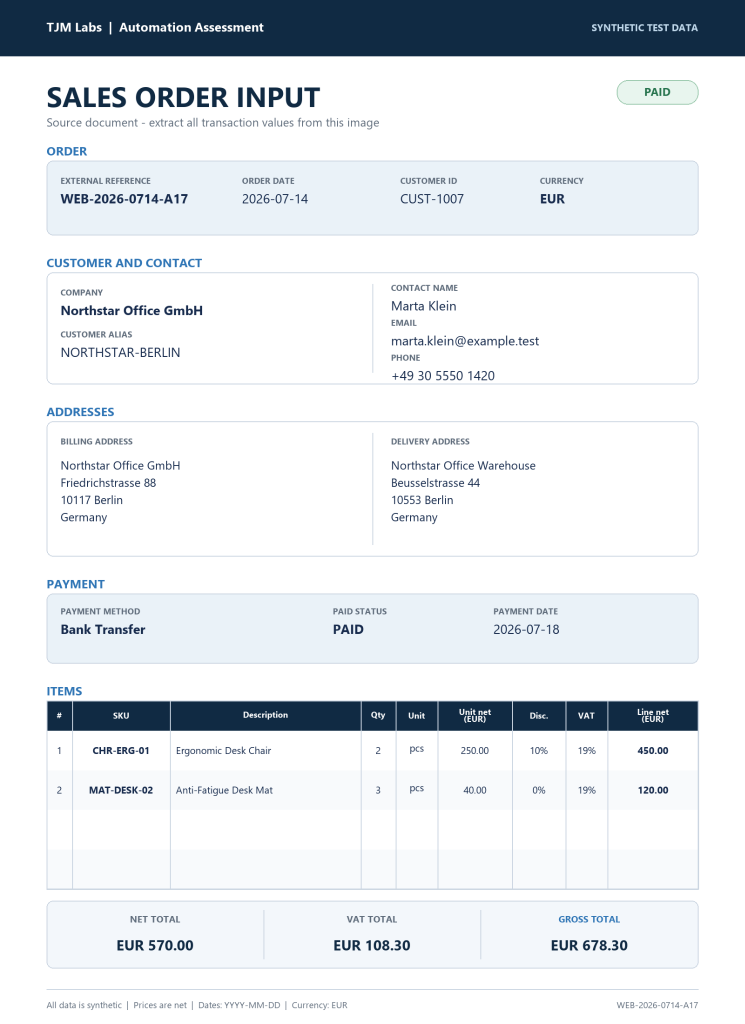
#> input picture samples/order.png, 1489 x 2048 px (shown at 1/2 size)
$ python -i ocr_engine.py   (imports and definitions only)
#> lines starting #> are read from the running program, lines starting #| are printed output that depends on the picture; after the words box and inside, x2 and y2 are one past the last pixel; in counts of white or black regions, pixels touching at a corner belong together
#> in _variants, bgr is the input picture: shape (2048, 1489, 3); mean B, G, R 235.6, 231.8, 227.8
from __future__ import annotations

import os
import shutil
from dataclasses import dataclass
from pathlib import Path

import cv2
import numpy as np
import pytesseract
from PIL import Image, ImageEnhance

from errors import ExtractionError


@dataclass(frozen=True)
class OCRToken:
    text: str
    confidence: float
    left: int
    top: int
    width: int
    height: int
    block: int
    paragraph: int
    line: int

    @property
    def right(self) -> int:
        return self.left + self.width

    @property
    def bottom(self) -> int:
        return self.top + self.height

    @property
    def center_x(self) -> float:
        return self.left + self.width / 2

    @property
    def center_y(self) -> float:
        return self.top + self.height / 2


@dataclass(frozen=True)
class OCRLine:
    tokens: tuple[OCRToken, ...]

    @property
    def text(self) -> str:
        return " ".join(t.text for t in sorted(self.tokens, key=lambda t: t.left))

    @property
    def left(self) -> int:
        return min(t.left for t in self.tokens)

    @property
    def right(self) -> int:
        return max(t.right for t in self.tokens)

    @property
    def top(self) -> int:
        return min(t.top for t in self.tokens)

    @property
    def bottom(self) -> int:
        return max(t.bottom for t in self.tokens)

    @property
    def center_y(self) -> float:
        return (self.top + self.bottom) / 2


@dataclass(frozen=True)
class OCRResult:
    text: str
    tokens: tuple[OCRToken, ...]
    lines: tuple[OCRLine, ...]
    image_width: int
    image_height: int
    strategy: str
    image: Image.Image


ANCHORS = (
    "EXTERNAL REFERENCE",
    "ORDER DATE",
    "COMPANY",
    "PAYMENT METHOD",
    "ITEMS",
    "NET TOTAL",
    "GROSS TOTAL",
)


# [15 lines left out: function configure_tesseract, not called in this run]


def _deskew_bgr(image: np.ndarray) -> np.ndarray:
    gray = cv2.cvtColor(image, cv2.COLOR_BGR2GRAY)
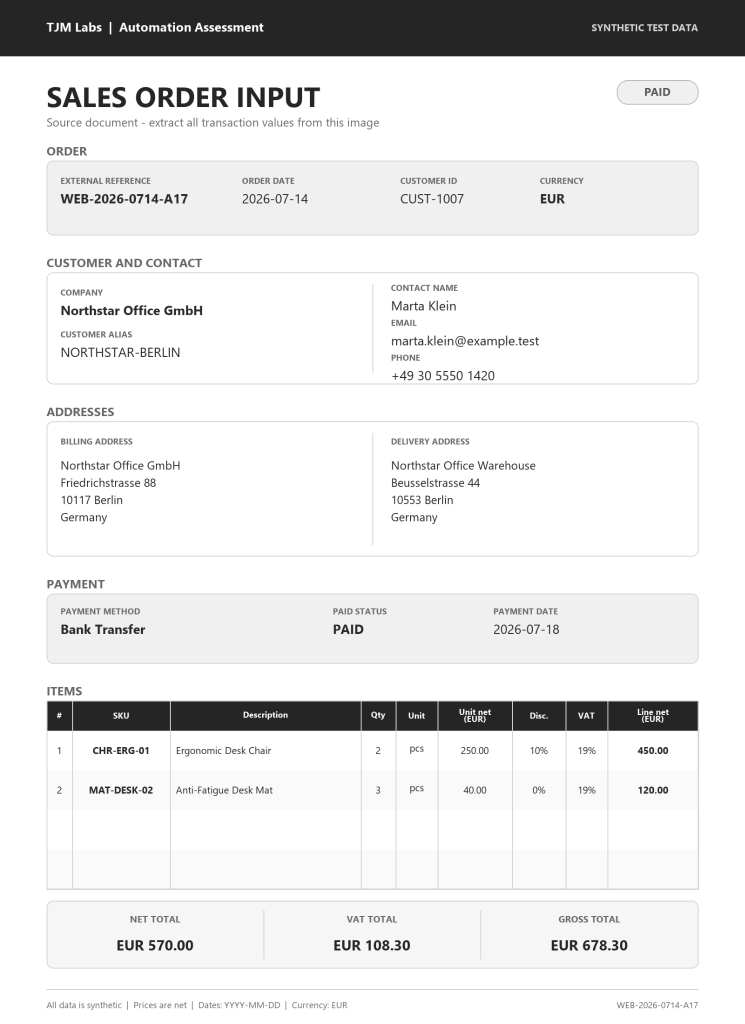
#> gray: shape (2048, 1489) (shown at 1/2 size); min 37, max 255, mean 231
    inv = cv2.threshold(gray, 0, 255, cv2.THRESH_BINARY_INV + cv2.THRESH_OTSU)[1]
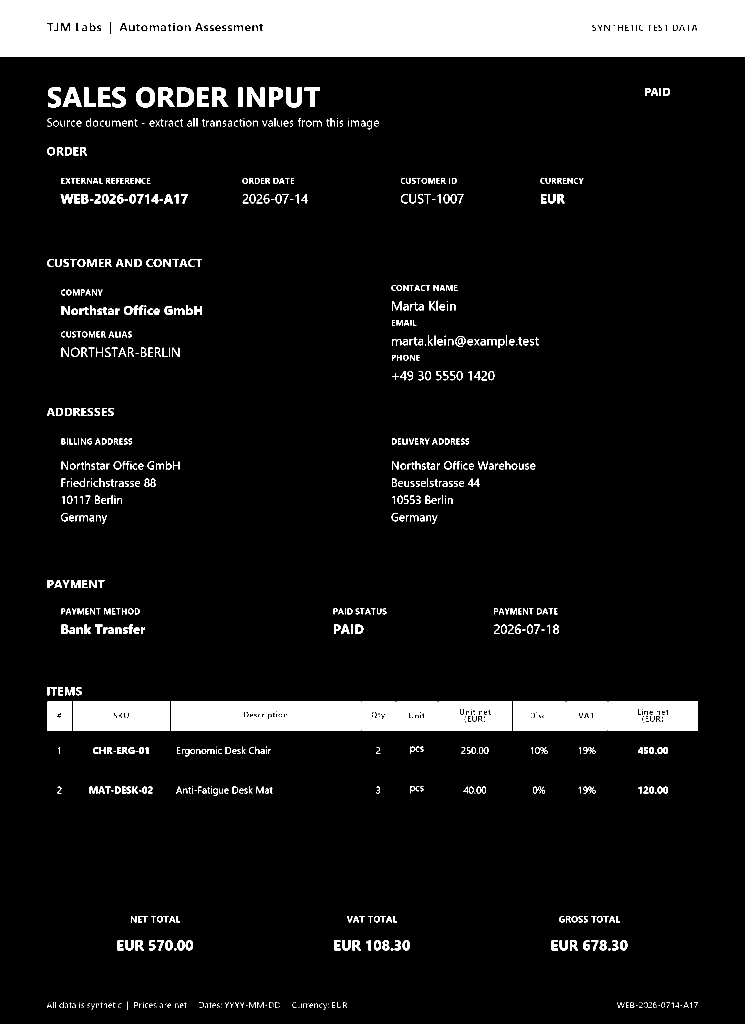
#> inv: shape (2048, 1489) (shown at 1/2 size); 9.6% white; 902 white regions (216 under 20 px), largest, box (x1, y1, x2, y2) and area: (0, 0, 1489, 113) 163949, (342, 1403, 722, 1462) 21892, (146, 1403, 340, 1462) 11260
    coords = np.column_stack(np.where(inv > 0))
#> coords = 293952 pairs, first value 0 to 2019, second value 0 to 1488
    if len(coords) < 200:
        return image
    angle = cv2.minAreaRect(coords)[-1]
#> angle = -90
    angle = -(90 + angle) if angle < -45 else -angle
#> angle = 0
    # Avoid destructive rotations when graphics dominate the page.
    if abs(angle) < 0.15 or abs(angle) > 5:
        return image
    h, w = image.shape[:2]
    matrix = cv2.getRotationMatrix2D((w / 2, h / 2), angle, 1.0)
    return cv2.warpAffine(
        image,
        matrix,
        (w, h),
        flags=cv2.INTER_CUBIC,
        borderMode=cv2.BORDER_REPLICATE,
    )


def _variants(path: Path) -> list[tuple[str, Image.Image]]:
    bgr = cv2.imread(str(path))
    if bgr is None:
        raise ExtractionError(f"Could not read source image: {path}")

    bgr = _deskew_bgr(bgr)
    h, w = bgr.shape[:2]
#> h = 2048; w = 1489
    if w < 1300:
        scale = 1300 / w
        bgr = cv2.resize(bgr, None, fx=scale, fy=scale, interpolation=cv2.INTER_CUBIC)

    rgb = cv2.cvtColor(bgr, cv2.COLOR_BGR2RGB)
    original = Image.fromarray(rgb)
    gray = Image.fromarray(cv2.cvtColor(bgr, cv2.COLOR_BGR2GRAY))
    contrast = ImageEnhance.Contrast(gray).enhance(1.35)
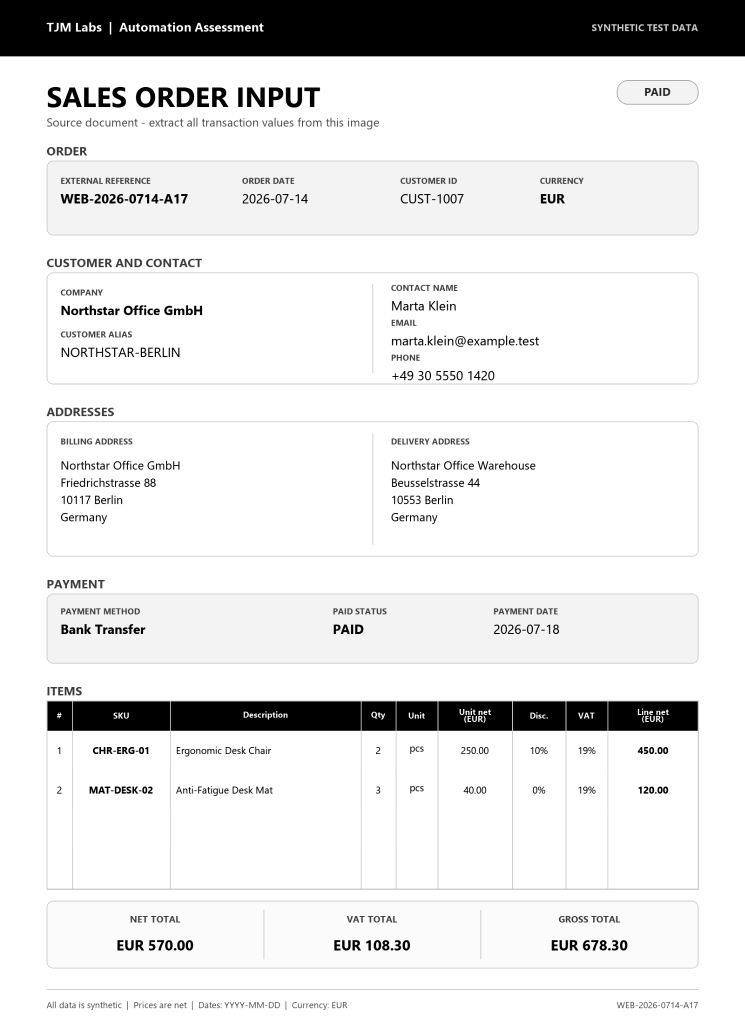
#> contrast: PIL image 1489x2048 L (shown at 1/2 size); min 0, max 255, mean 228.1
    return [("rgb-psm6", original), ("gray-psm6", gray), ("contrast-psm6", contrast)]


# [71 lines left out: functions _tokens_from_data, _group_lines, _score, run_ocr, not called in this run]

>>> result = _variants('samples/order.png')
#> result = 3 items
